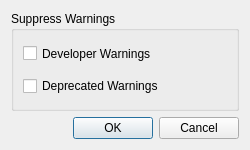
<?xml version="1.0" encoding="UTF-8"?>
<ui version="4.0">
 <class>MessagesDialog</class>
 <widget class="QDialog" name="MessagesDialog">
  <property name="geometry">
   <rect>
    <x>0</x>
    <y>0</y>
    <width>250</width>
    <height>150</height>
   </rect>
  </property>
  <property name="windowTitle">
   <string>Warning Messages</string>
  </property>
  <property name="modal">
   <bool>true</bool>
  </property>
  <layout class="QVBoxLayout" name="verticalLayout">
   <item>
    <widget class="QGroupBox" name="groupBox">
     <property name="sizePolicy">
      <sizepolicy hsizetype="Expanding" vsizetype="Expanding">
       <horstretch>0</horstretch>
       <verstretch>0</verstretch>
      </sizepolicy>
     </property>
     <property name="title">
      <string>Suppress Warnings</string>
     </property>
     <layout class="QVBoxLayout" name="verticalLayout_2">
      <item>
       <widget class="QCheckBox" name="suppressDeveloperWarnings">
        <property name="sizePolicy">
         <sizepolicy hsizetype="Expanding" vsizetype="Expanding">
          <horstretch>0</horstretch>
          <verstretch>0</verstretch>
         </sizepolicy>
        </property>
        <property name="text">
         <string>Developer Warnings</string>
        </property>
        <property name="tristate">
         <bool>false</bool>
        </property>
       </widget>
      </item>
      <item>
       <widget class="QCheckBox" name="suppressDeprecatedWarnings">
        <property name="sizePolicy">
         <sizepolicy hsizetype="Expanding" vsizetype="Expanding">
          <horstretch>0</horstretch>
          <verstretch>0</verstretch>
         </sizepolicy>
        </property>
        <property name="text">
         <string>Deprecated Warnings</string>
        </property>
        <property name="tristate">
         <bool>false</bool>
        </property>
       </widget>
      </item>
     </layout>
    </widget>
   </item>
   <item>
    <widget class="QDialogButtonBox" name="buttonBox">
     <property name="sizePolicy">
      <sizepolicy hsizetype="Expanding" vsizetype="Preferred">
       <horstretch>0</horstretch>
       <verstretch>0</verstretch>
      </sizepolicy>
     </property>
     <property name="orientation">
      <enum>Qt::Horizontal</enum>
     </property>
     <property name="standardButtons">
      <set>QDialogButtonBox::Cancel|QDialogButtonBox::Ok</set>
     </property>
    </widget>
   </item>
  </layout>
 </widget>
 <resources/>
 <connections>
  <connection>
   <sender>buttonBox</sender>
   <signal>accepted()</signal>
   <receiver>MessagesDialog</receiver>
   <slot>accept()</slot>
   <hints>
    <hint type="sourcelabel">
     <x>248</x>
     <y>254</y>
    </hint>
    <hint type="destinationlabel">
     <x>157</x>
     <y>274</y>
    </hint>
   </hints>
  </connection>
  <connection>
   <sender>buttonBox</sender>
   <signal>rejected()</signal>
   <receiver>MessagesDialog</receiver>
   <slot>reject()</slot>
   <hints>
    <hint type="sourcelabel">
     <x>316</x>
     <y>260</y>
    </hint>
    <hint type="destinationlabel">
     <x>286</x>
     <y>274</y>
    </hint>
   </hints>
  </connection>
 </connections>
</ui>
